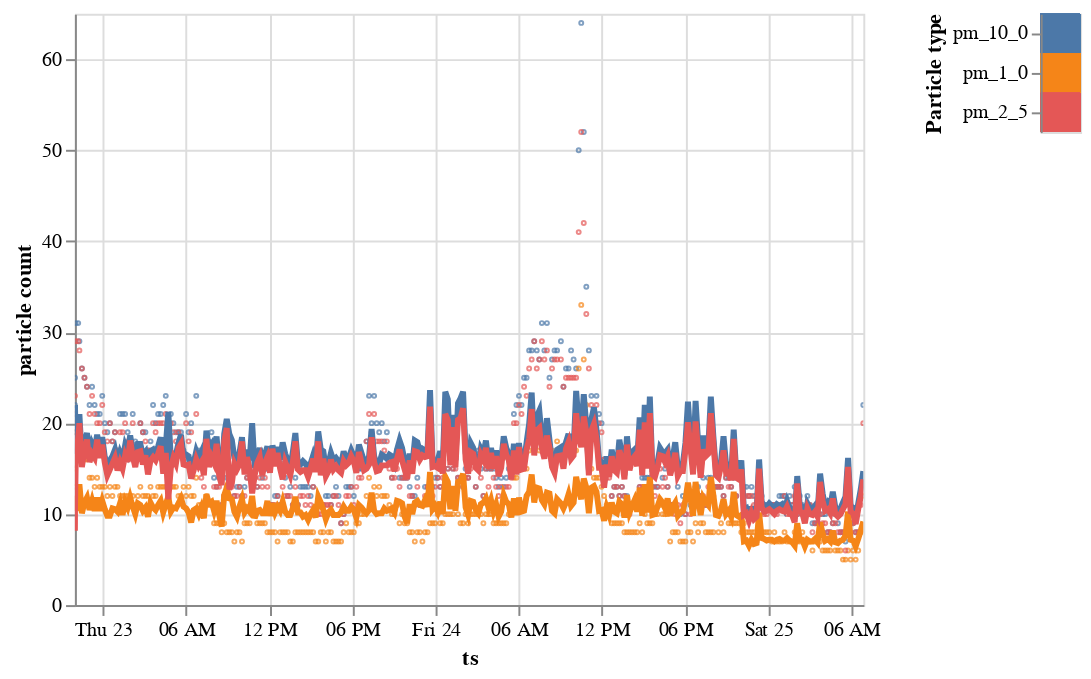

The notebook cell saved with this chart:
### Code cell
long_form=df.reset_index().melt('ts', var_name='particle', value_name='value')


click = alt.selection_multi(encodings=['color'])


line = alt.Chart(long_form).mark_line().encode(
  x='ts:T',
  y='value:Q',
  color='particle:N',
  size=alt.value(3),
).transform_window(
    rolling_mean='mean(value)',
    frame=[-10, 0]
).encode(
    x='ts:T',
    y='rolling_mean:Q'
).transform_filter(
    click
).interactive()

points = alt.Chart(long_form).mark_point().encode(
    x='ts:T',
    y=alt.Y('value:Q',
            axis=alt.Axis(title='particle count')),
    color='particle:N',
    size=alt.value(1),
    tooltip=['monthdate(ts):T','hoursminutes(ts):T','particle:N','value:Q'],
).transform_filter(
    click
).interactive()

legend = alt.Chart(long_form).mark_rect().encode(
    y=alt.Y('particle:N', axis=alt.Axis(title='Particle type')),
    color=alt.condition(click, 'particle:N', 
                        alt.value('lightgray'), legend=None),
    size=alt.value(250)
).properties(
    selection=click
)

chart = (points + line) | legend

chart.save('cars-clickable-legend.html')

chart

### Figure 1 — Vega-Lite specification as saved in the notebook (floating-point values rounded to 4 significant figures; data arrays with more than 128 entries replaced by an {"elided": "..."} marker saying what was removed)
{"config": {"view": {"continuousWidth": 400, "continuousHeight": 300}}, "hconcat": [{"layer": [{"mark": "point", "encoding": {"color": {"type": "nominal", "field": "particle"}, "size": {"value": 1}, "tooltip": [{"type": "temporal", "field": "ts", "timeUnit": "monthdate"}, {"type": "temporal", "field": "ts", "timeUnit": "hoursminutes"}, {"type": "nominal", "field": "particle"}, {"type": "quantitative", "field": "value"}], "x": {"type": "temporal", "field": "ts"}, "y": {"type": "quantitative", "axis": {"title": "particle count"}, "field": "value"}}, "selection": {"selector005": {"type": "interval", "bind": "scales", "encodings": ["x", "y"]}}, "transform": [{"filter": {"selection": "selector003"}}]}, {"mark": "line", "encoding": {"color": {"type": "nominal", "field": "particle"}, "size": {"value": 3}, "x": {"type": "temporal", "field": "ts"}, "y": {"type": "quantitative", "field": "rolling_mean"}}, "selection": {"selector004": {"type": "interval", "bind": "scales", "encodings": ["x", "y"]}}, "transform": [{"window": [{"op": "mean", "field": "value", "as": "rolling_mean"}], "frame": [-10, 0]}, {"filter": {"selection": "selector003"}}]}]}, {"mark": "rect", "encoding": {"color": {"condition": {"type": "nominal", "field": "particle", "legend": null, "selection": "selector003"}, "value": "lightgray"}, "size": {"value": 250}, "y": {"type": "nominal", "axis": {"title": "Particle type"}, "field": "particle"}}, "selection": {"selector003": {"type": "multi", "encodings": ["color"]}}}], "data": {"name": "data-e1142377a0d397efa1111ebbb7cc6d68"}, "$schema": "https://vega.github.io/schema/vega-lite/v4.8.1.json", "datasets": {"data-e1142377a0d397efa1111ebbb7cc6d68": {"elided": "942 records"}}}
